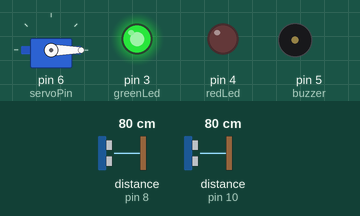
The sketch below on a simulated Arduino Uno, built with avr-gcc and run on an emulated ATmega328P. Shown: servo, output pins drawn as LEDs (lit = HIGH), buzzer (waves = sounding, pin HIGH). Wiring (inferred from the names in the program): 2 × ultrasonic range finder: trigger pin 7, echo pin 8 / trigger pin 9, echo pin 10. The inputs (shaded band) are chosen by the test bench; at power-on: distance to the obstacle (sensors on pin 8, pin 10) 80 cm. The echo pulse lasts 58.3 µs per cm; pins used as bus, display or sensor lines are not drawn.

Above: at 1.2 s.
1.3 s: distance to the obstacle (sensor on pin 8) set to 10 cm
2.8 s: distance to the obstacle (sensor on pin 8) set to 7 cm
At 3.5 s:
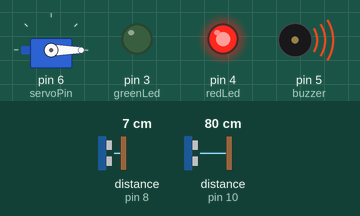
4.4 s: distance to the obstacle (sensor on pin 10) set to 23 cm
5.9 s: distance to the obstacle (sensor on pin 10) set to 18 cm
At 7.0 s:
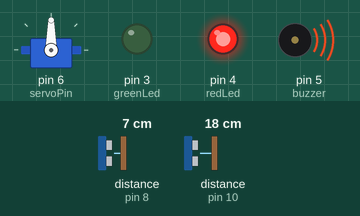
7.4 s: distance to the obstacle (sensor on pin 10) set to 35 cm
At 9.3 s:
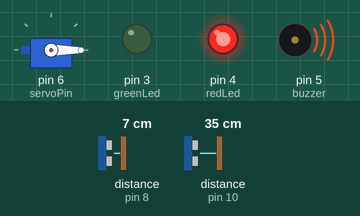
10.4 s: distance to the obstacle (sensor on pin 10) set to 2 cm
At 11.2 s:
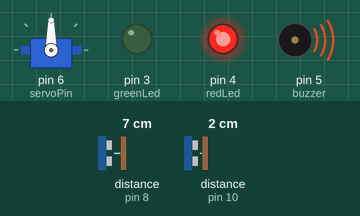
Timing chart, 0 to 12.9 s (numbered marks = the images above; inputs shaded):
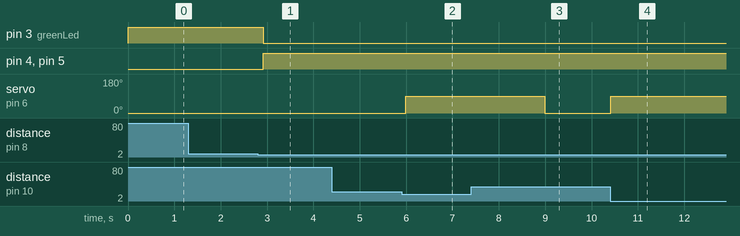

Measured:
- the behaviour switches between 9 and 8 cm on distance to the obstacle (sensor on pin 8) (found by bisection; images 0 and 1)
- the behaviour switches between 21 and 20 cm on distance to the obstacle (sensor on pin 10) (found by bisection; images 1 and 2)
- after the input at 1.3 s, every drawn part: stays the same
- after the input at 2.8 s, pin 3 (greenLed): HIGH → LOW after 0.12 s; pin 4 (redLed), pin 5 (buzzer): LOW → HIGH after 0.12 s
- after the input at 4.4 s, every drawn part: stays the same
- after the input at 5.9 s, servo on pin 6 (servoPin): 0° → 90° after 0.09 s
- after the input at 7.4 s, servo on pin 6 (servoPin): goes on until 9.0 s, then stays 0°
- after the input at 10.4 s, servo on pin 6 (servoPin): 0° → 90° at once

The sketch:

Smart_Dustbin.ino
```cpp
#include <Servo.h>

Servo lid;

const int trigHand = 9;
const int echoHand = 10;

const int trigLevel = 7;
const int echoLevel = 8;

const int servoPin = 6;
const int buzzer = 5;
const int greenLed = 3;
const int redLed = 4;

long duration;
int distance;

void setup() {

pinMode(trigHand, OUTPUT);
pinMode(echoHand, INPUT);

pinMode(trigLevel, OUTPUT);
pinMode(echoLevel, INPUT);

pinMode(buzzer, OUTPUT);
pinMode(greenLed, OUTPUT);
pinMode(redLed, OUTPUT);

lid.attach(servoPin);
lid.write(0);

Serial.begin(9600);

}

int getDistance(int trig,int echo){

digitalWrite(trig,LOW);
delayMicroseconds(2);

digitalWrite(trig,HIGH);
delayMicroseconds(10);
digitalWrite(trig,LOW);

duration=pulseIn(echo,HIGH);

distance=duration*0.034/2;

return distance;

}

void loop(){

int handDistance=getDistance(trigHand,echoHand);

int levelDistance=getDistance(trigLevel,echoLevel);

if(handDistance<20){

lid.write(90);

delay(3000);

lid.write(0);

}

if(levelDistance<8){

digitalWrite(redLed,HIGH);

digitalWrite(greenLed,LOW);

digitalWrite(buzzer,HIGH);

}

else{

digitalWrite(redLed,LOW);

digitalWrite(greenLed,HIGH);

digitalWrite(buzzer,LOW);

}

delay(200);

}
```
